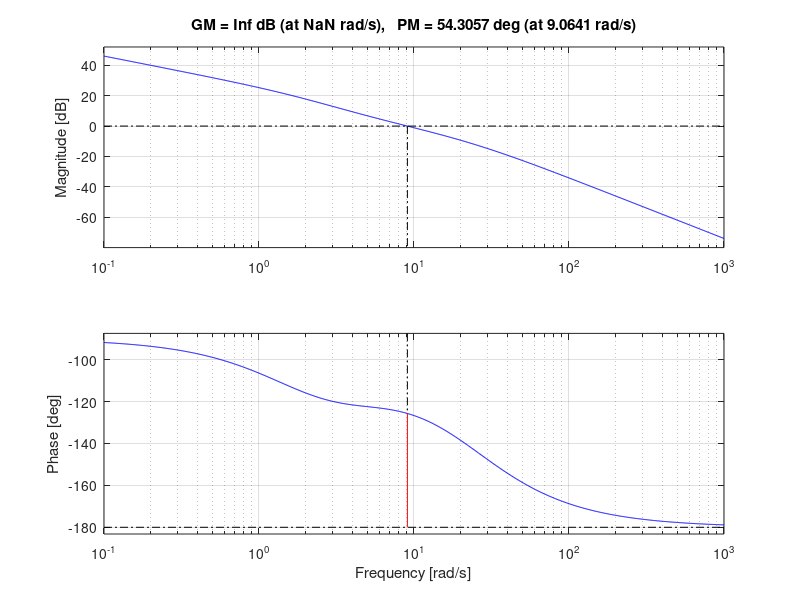

Reproduce this figure in MATLAB. (Note: this script raises an error after producing the figure.)

s = tf('s');
G = 40/(s*(s+2));
phi_max = 32+10;
alpha = (1-sind(phi_max))/(1+sind(phi_max));
wMax = 10;
T = 1/(wMax * sqrt(alpha));
%Lead Compensator
DLead1 = (T*s+1)/(alpha*T*s+1);
figure (1)
margin(DLead1*G)
grid on
figure (2)
margin(DLead2*G)
grid on

figure(3)
nyquist(G)
grid on

figure(4)
margin(G)
grid on

